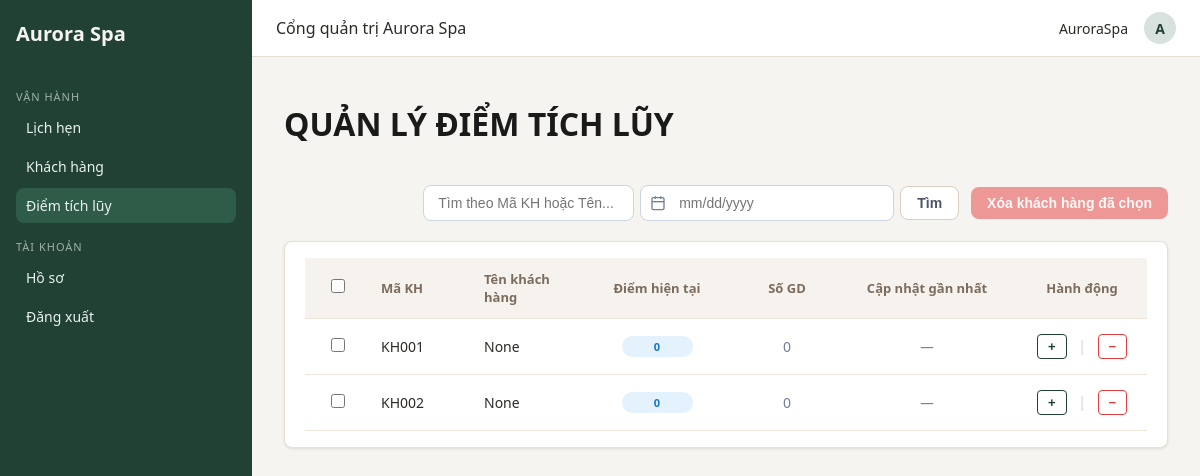
Page /staff/loyalty/ (signed in) on the earlier database version.
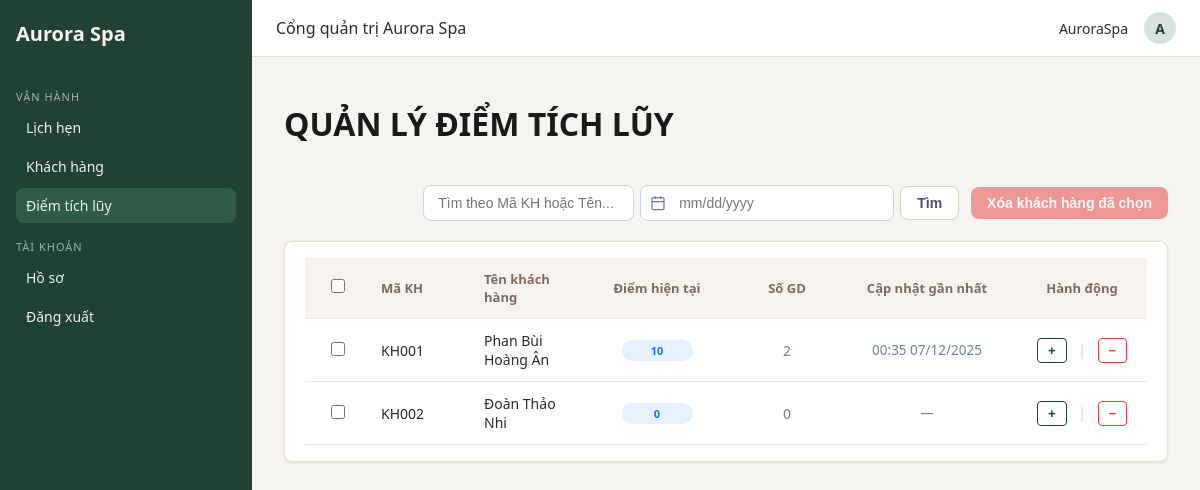
Same page on the later database version.
### aurora/models.py (models this page shows, shortened)
class DiemTichLuy(models.Model):
    MaKhachHang = models.OneToOneField(
        'KhachHang',                      # Khóa ngoại liên kết đến bảng KhachHang
        on_delete=models.CASCADE,
        db_column='MaKhachHang',
        primary_key=True,                 # Vừa là khóa chính, vừa là khóa ngoại
        validators=[MinLengthValidator(5)],
        help_text="Mã khách hàng (VD: KH001, KH002, ...)"
    )
    SoDiemHienTai = models.IntegerField(
        default=0,
        help_text="Số điểm tích lũy hiện tại của khách hàng"
    )
    class Meta:
        db_table = 'DiemTichLuy'
        verbose_name = 'Điểm Tích Lũy'
        verbose_name_plural = 'Điểm Tích Lũy'

class KhachHang(models.Model):
    user = models.OneToOneField(User, on_delete=models.CASCADE, null=True, blank=True)
    MaKhachHang = models.CharField(
        max_length=5,
        primary_key=True,
        blank=True,  # <— thêm
        help_text="VD: KH001"
    )
    HoTen=models.CharField(max_length=200)
    SDT = models.CharField(max_length=10)
    Email = models.EmailField(
        max_length=255,
        blank=True,
        null=True
    )
    DiaChi=models.CharField(max_length=300)
    NgaySinh=models.DateField(null=True, blank=True)
    class Meta:
        db_table = 'KhachHang'
        verbose_name = 'Khách Hàng'
        verbose_name_plural = 'Khách Hàng'

class LichSuTichDiem(models.Model):
    MaGiaoDich = models.CharField(
        primary_key=True,
        max_length=5,
        help_text='Mã giao dịch'
    )
    LOAIGIAODICH_CHOICES = [
        ('Tích điểm', 'Tích điểm'),
        ('Quy đổi điểm', 'Quy đổi điểm'),
    ]
    LoaiGiaoDich = models.CharField(
        choices=LOAIGIAODICH_CHOICES,
        max_length=50,
        help_text='Loại giao dịch'
    )
    ChiTietGiaoDich = models.CharField(
        max_length=300,
        help_text='Chi tiết giao dịch'
    )
    NgayGiaoDich = models.DateTimeField(
        auto_now_add=True,
        help_text='Ngày giao dịch'
    )
    NgayCapNhat = models.DateTimeField(auto_now=True)
    MaKhachHang = models.ForeignKey(
        'KhachHang',
        on_delete=models.CASCADE,
        help_text="Khách hàng thực hiện giao dịch"
    )
    SoDiemThayDoi = models.IntegerField(
        help_text="Số điểm thay đổi (+ hoặc -)"
    )
    NguoiThucHien = models.ForeignKey(
        'NhanVien',
        on_delete=models.SET_NULL,
        null=True,
        blank=True,
        help_text='Nhân viên thực hiện giao dịch (tăng/giảm điểm)'
    )
    HanhDong = models.CharField(
        max_length=10,
        choices=[('+', 'Tăng'), ('-', 'Giảm')],
        null=True,
        blank=True,
        help_text='Giao dịch là cộng hay trừ điểm'
    )
    class Meta:
        db_table = 'LichSuTichDiem'
        verbose_name = 'Lịch Sử Tích Điểm'
        verbose_name_plural = 'Lịch Sử Tích Điểm'

### staffpanel/views.py (the view)
# urls.py: path('loyalty/', views.staff_loyalty_list, name='staff_loyalty_list'),
@reception_required
def staff_loyalty_list(request):
    q = request.GET.get('q', '')
    items = DiemTichLuy.objects.select_related('MaKhachHang').all().order_by('-SoDiemHienTai')
    if q:
        items = items.filter(
            models.Q(MaKhachHang__MaKhachHang__icontains=q) |
            models.Q(MaKhachHang__HoTen__icontains=q)
        )
    return render(request, 'staffpanel/loyalty_list.html', {'items': items, 'q': q,})

### staffpanel/permissions.py (called while the page is built)
def role_required(*roles):
    def decorator(view_func):
        @wraps(view_func)
        def _wrapped(request, *args, **kwargs):
            if not request.user.is_authenticated:
                return redirect('staff_login')
            try:
                nv = request.user.nhanvien
            except Exception:
                return HttpResponseForbidden("Bạn không phải nhân viên Aurora.")
            if nv.VaiTro in roles or request.user.is_superuser:
                return view_func(request, *args, **kwargs)
            return HttpResponseForbidden("Bạn không có quyền truy cập chức năng này.")
        return _wrapped
    return decorator

### staffpanel/templates/staffpanel/loyalty_list.html (shortened to what this page needs)
{% extends 'staffpanel/base.html' %}
{% load static %}
{% block nav_loyalty %}active{% endblock %}
{% block extra_css %}
<link rel="stylesheet" href="https://cdn.jsdelivr.net/npm/flatpickr/dist/flatpickr.min.css">
{% endblock %}
{% block content %}
<div class="page-header">
    <h1 class="page-title">QUẢN LÝ ĐIỂM TÍCH LŨY</h1>
    </div>
<div>
    <div style="margin-bottom:20px;display:flex;justify-content:flex-end;align-items:center;flex-wrap:wrap;gap:12px;">
        <form method="get" style="display:flex;gap:6px;align-items:center;">
            <input type="text" name="q" value="{{ q }}" placeholder="Tìm theo Mã KH hoặc Tên..."
                   style="padding:9px 14px; border-radius:8px; border:1px solid #cbd5e0; min-width:180px; font-size:14px;">
            <div class="date-input-wrapper">
                <input type="text" id="dateRange" name="date_range" class="date-input" placeholder="mm/dd/yyyy"
                       style="padding:9px 14px 9px 38px; border-radius:8px; border:1px solid #cbd5e0; min-width:200px; font-size:14px; cursor:pointer; background:white;"
                       readonly>
            </div>
            <button type="submit" class="btn btn-outline">Tìm</button>
        </form>
        <form method="post" id="bulk-delete-form" style="margin:0;">
            <button type="submit" name="bulk_delete" class="btn btn-danger" id="bulk-delete-btn" disabled>
                Xóa khách hàng đã chọn
            </button>
        </form>
    </div>
</div>
<div class="card">
    <table>
        <thead>
            <tr>
                <th style="width:50px;text-align:center;">
                    <input type="checkbox" id="select-all" class="custom-checkbox">
                </th>
                <th>Mã KH</th>
                <th>Tên khách hàng</th>
                <th style="width:140px;text-align:center;">Điểm hiện tại</th>
                <th style="width:80px;text-align:center;">Số GD</th>
                <th style="width:160px;text-align:center;">Cập nhật gần nhất</th>
                <th style="width:140px;text-align:center;">Hành động</th>
            </tr>
        </thead>
        <tbody>
            {% for item in items %}
            <tr onclick="openHistory(event, '{{ item.MaKhachHang.MaKhachHang }}', '{{ item.MaKhachHang.HoTen|escapejs }}', {{ item.SoDiemHienTai }})">
                <td style="text-align:center;" onclick="event.stopPropagation()">
                    <input type="checkbox" class="custom-checkbox cb-item" value="{{ item.MaKhachHang.MaKhachHang }}" form="bulk-delete-form">
                </td>
                <td>{{ item.MaKhachHang.MaKhachHang }}</td>
                <td>{{ item.MaKhachHang.HoTen }}</td>
                <td style="text-align:center;">
                    <span class="points-badge">{{ item.SoDiemHienTai }}</span>
                </td>
                <td style="text-align:center;color:#718096;">{{ item.MaKhachHang.lichsutichdiem_set.count }}</td>
                <td style="text-align:center;font-size:13.5px;color:#718096;">
                    {% if item.MaKhachHang.lichsutichdiem_set.first %}
                        {{ item.MaKhachHang.lichsutichdiem_set.first.NgayCapNhat|date:"H:i d/m/Y" }}
                    {% else %}—{% endif %}
                </td>
                <td style="text-align:center;" onclick="event.stopPropagation()">
                    <button class="btn-action btn-action-add" onclick="openAddPoint(event, '{{ item.MaKhachHang.MaKhachHang }}', '{{ item.MaKhachHang.HoTen|escapejs }}', {{ item.SoDiemHienTai }}, true)" title="Cộng điểm">+</button>
                    <span style="color:#cbd5e0;margin:0 8px;">|</span>
                    <button class="btn-action btn-action-subtract" onclick="openAddPoint(event, '{{ item.MaKhachHang.MaKhachHang }}', '{{ item.MaKhachHang.HoTen|escapejs }}', {{ item.SoDiemHienTai }}, false)" title="Trừ điểm">−</button>
                </td>
            </tr>
            {% empty %}
            <tr>
                <td colspan="7" class="empty-state">
                    Chưa có khách hàng nào.
                </td>
            </tr>
            {% endfor %}
        </tbody>
    </table>
</div>
{% endblock %}

### staffpanel/templates/staffpanel/base.html (shortened to what this page needs)
{% load static %}
<!DOCTYPE html>
<html lang="vi">
<head>
    {% block extra_css %}{% endblock %}
</head>
<body>
<div class="layout">
    <aside class="sidebar">
        <div class="brand">Aurora Spa</div>
        {% with role=request.user.nhanvien.VaiTro %}
        {% if role == "MANAGER" or role == "RECEPTION" %}
            <div class="nav-section-title">Vận hành</div>
            <a href="{% url 'staff_appointment_list' %}" class="nav-link {% block nav_appointment %}{% endblock %}">Lịch hẹn</a>
            <a href="{% url 'staff_customer_list' %}" class="nav-link {% block nav_customer %}{% endblock %}">Khách hàng</a>
            <a href="{% url 'staff_loyalty_list' %}" class="nav-link {% block nav_loyalty %}{% endblock %}">Điểm tích lũy</a>
        {% endif %}
        <div class="nav-section-title">Tài khoản</div>
        <a href="{% url 'staff_profile' %}" class="nav-link">Hồ sơ</a>
        <a href="{% url 'staff_logout' %}" class="nav-link">Đăng xuất</a>
        {% endwith %}
    </aside>
    <div class="main">
        <header class="topbar">
            <div>Cổng quản trị Aurora Spa</div>
            <div class="topbar-right">
                <span>{{ request.user.username }}</span>
                <div class="avatar">{{ request.user.username|first|upper }}</div>
            </div>
        </header>
        <main class="content">
            {% block content %}{% endblock %}
        </main>
    </div>
</div>
</body>
</html>

### staffpanel/templates/staffpanel/base.html (style rules this page uses)
body { margin:0; font-family:system-ui,-apple-system,Segoe UI,Roboto,Helvetica,Arial,sans-serif; background:#f6f4f0; color:#2d2a26; }
.layout { display:flex; min-height:100vh; }
.sidebar { width:220px; background:#214134; color:#f6f4f0; display:flex; flex-direction:column; padding:20px 16px; }
.brand { font-weight:700; font-size:20px; margin-bottom:30px; }
.nav-section-title { font-size:11px; text-transform:uppercase; letter-spacing:1px; color:#9fb1a7; margin:12px 0 6px; }
.nav-link { display:block; padding:8px 10px; border-radius:8px; margin-bottom:4px; font-size:14px; text-decoration:none; color:#e8f2f0; transition:background .2s; }
.nav-link:hover, .nav-link.active { background:#2f5c48; }
.main { flex:1; display:flex; flex-direction:column; }
.topbar { height:56px; padding:0 24px; display:flex; align-items:center; justify-content:space-between; background:#fff; border-bottom:1px solid #e4ded4; }
.topbar-right { display:flex; align-items:center; gap:16px; font-size:14px; }
.avatar { width:32px; height:32px; border-radius:999px; background:#d7e2de; display:inline-flex; align-items:center; justify-content:center; font-weight:600; color:#214134; font-size:14px; }
.content { padding:24px 32px 40px; }
.page-header { display:flex; align-items:center; justify-content:space-between; margin-bottom:16px; }
.page-title { font-size: 32px !important; font-weight: 700 !important; color: #1a1a1a !important; margin-bottom: 24px !important; }
.btn { border:none; border-radius:8px; padding:8px 14px; font-size:14px; cursor:pointer; }
.btn-outline { background:transparent; border:1px solid #d6cbbd; color:#4b463c; }
.card { background:#fff; border-radius:12px; border:1px solid #eadfd0; box-shadow:0 4px 18px rgba(0,0,0,.03); padding:16px 20px; }
table { width:100%; border-collapse:collapse; font-size:14px; }
thead tr { background:#f6f3ee; }
th, td { padding:10px 8px; text-align:left; border-bottom:1px solid #f0e7dc; }
th { font-weight:600; color:#7b6c5d; font-size:13px; }
table { width: 100%; border-collapse: collapse; font-size: 14px; }
table th:first-child, table td:first-child { width: 50px !important; text-align: center !important; padding: 10px 8px !important; }
table th, table td { padding: 12px 10px !important; vertical-align: middle !important; }
thead tr { background: #f6f3ee !important; }
table th:last-child, table td:last-child { width: 110px !important; text-align: center !important; }

### staffpanel/templates/staffpanel/loyalty_list.html (style rules this page uses)
.custom-checkbox { width: 14px !important; height: 14px !important; cursor: pointer; accent-color: #214134; margin: 0; }
.date-input-wrapper { position: relative; display: inline-block; }
.date-input { padding: 6px 10px 6px 32px; border-radius: 8px; border: 1px solid #d9cfc3; font-size: 14px; min-width: 180px; cursor: pointer; }
.btn { padding: 8px 16px; border-radius: 8px; font-size: 14px; font-weight: 600; cursor: pointer; transition: all 0.3s; border: none; }
.btn-outline { background: white; color: #4a5568; border: 1px solid #d9cfc3; }
.btn-danger { background: #e53e3e; color: white; border: none; opacity: 0.5; cursor: not-allowed; }
.card { background: white; border-radius: 8px; box-shadow: 0 1px 3px rgba(0,0,0,0.1); overflow: hidden; }
table { width: 100%; table-layout: fixed; border-collapse: collapse; }
tbody tr { height: 56px; transition: background 0.2s; }
.points-badge { display: inline-block; min-width: 55px; padding: 3px 8px; border-radius: 999px; font-size: 11px; font-weight: 600; text-align: center; background: #e3f2fd; color: #1976d2; }
.btn-action { padding: 4px 10px; border-radius: 4px; border: 1px solid; background: white; font-size: 13px; font-weight: 600; cursor: pointer; transition: all 0.2s; }
.btn-action-add { border-color: #214134; color: #214134; }
.btn-action-subtract { border-color: #e53e3e; color: #e53e3e; }

Differences in the rows shown:
changed DiemTichLuy "KH001": MaKhachHang.HoTen "None" → "Phan Bùi Hoàng Ân"; SoDiemHienTai "0" → "10"; MaKhachHang.lichsutichdiem_set.count "0" → "2"; MaKhachHang.lichsutichdiem_set.first.NgayCapNhat (not shown) → "00:35 07/12/2025"; no longer shows "—"
changed through a linked row, DiemTichLuy "KH002": MaKhachHang.HoTen "None" → "Đoàn Thảo Nhi"
